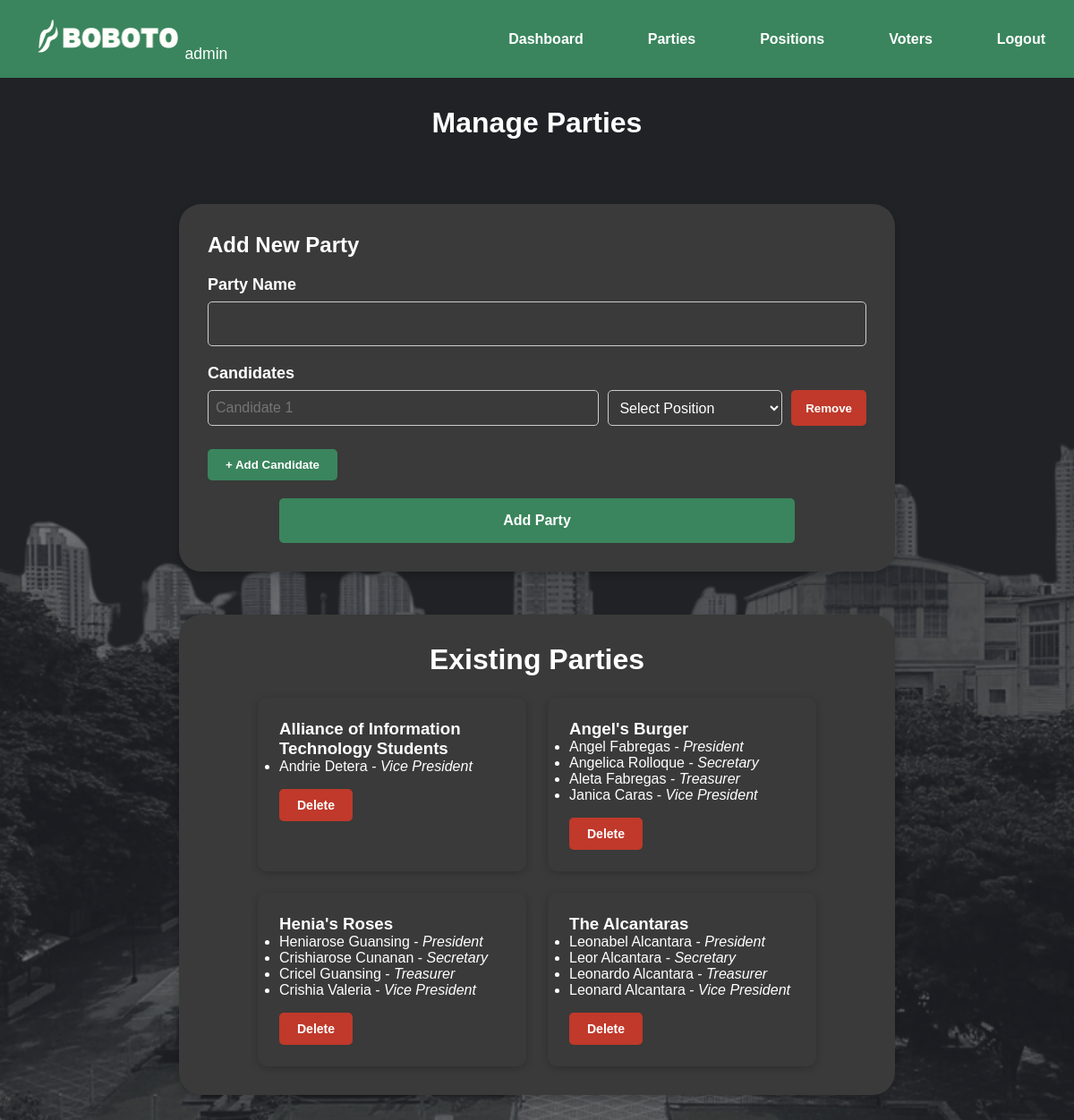
Page /admin/manage_parties.php (signed in) on the committed database.
### tables this page shows
CREATE TABLE `candidates` (
  `id` int(11) NOT NULL,
  `name` varchar(100) NOT NULL,
  `position_id` int(11) NOT NULL,
  `party_id` int(11) DEFAULT NULL
);

CREATE TABLE `elections` (
  `id` int(11) NOT NULL,
  `name` varchar(100) NOT NULL
);

CREATE TABLE `positions` (
  `id` int(11) NOT NULL,
  `name` varchar(50) NOT NULL
);

### utility/party_functions.php (called while the page is built, shortened)
<?php
require_once 'candidate_functions.php';
function get_all_parties_with_candidates() {
    global $pdo;
    $stmt = $pdo->query("
        SELECT
            p.id AS party_id,
            p.name AS party_name,
            c.id AS candidate_id,
            c.name AS candidate_name,
            pos.name AS position
        FROM elections p
        LEFT JOIN candidates c ON c.party_id = p.id
        LEFT JOIN positions pos ON c.position_id = pos.id
        ORDER BY p.name, pos.name
    ");
    $rawData = $stmt->fetchAll(PDO::FETCH_ASSOC);
    $parties = [];
    foreach ($rawData as $row) {
        $partyId = $row['party_id'];
        if (!isset($parties[$partyId])) {
            $parties[$partyId] = [
                'party_id' => $partyId,
                'party_name' => $row['party_name'],
                'candidates' => []
            ];
        }
        if (!empty($row['candidate_id'])) {
            $parties[$partyId]['candidates'][] = [
                'candidate_id' => $row['candidate_id'],
                'candidate_name' => $row['candidate_name'],
                'position' => $row['position']
            ];
        }
    }
    return array_values($parties);
}

### admin/manage_parties.php (the view, shortened to what this page needs)
<?php
    $parties = get_all_parties_with_candidates();
?>
<!DOCTYPE html>
<html lang="en">
<head>
    <link rel="stylesheet" href="../assets/css/admin.css">
    <link rel="stylesheet" href="../assets/css/main.css">
</head>
<body>
<div class="navbar">
    <div class="logo">
        <img src="../assets/bobotoIcon.png" alt="Logo" class="logo-img">
        <span class="logo-text">admin</span>
    </div>
    <ul class="nav-links">
       <li><a href="admin_dashboard.php">Dashboard</a></li>
        <li><a href="manage_parties.php">Parties</a></li>
        <li><a href="manage_positions.php">Positions</a></li>
        <li><a href="manage_voters.php">Voters</a></li>
        <li><a href="../logout.php">Logout</a></li>
    </ul>
</div>
<main class="PartyManager">
    <h1>Manage Parties</h1>
    <section class="party-form">
        <form method="POST" class="cardParty">
            <h2>Add New Party</h2>
            <div class="form-group">
                <label class="form-label">Party Name</label>
                <div class="form-row">
                    <input type="text" name="party_name" required>
                </div>
            </div>
            <div class="candidate-section">
                <label class="form-label">Candidates</label>
                <div id="candidate-container"></div>
                <button type="button" onclick="addCandidate()" class="add-candidate-btn">+ Add Candidate</button>
            </div>
            <div class="addPartyButton">
                <button type="submit" name="add_party" class="submit-btn-inline">Add Party</button>
            </div>
        </form>
    </section>
    <section class="Partycards">
        <div class="existing-parties-container">
            <div class="existing-parties-title">
                <h1>Existing Parties</h1>
            </div>
            <div class="existing-parties-list">
                <?php foreach ($parties as $party): ?>
                    <div class="card inner-party-card">
                        <h3><?= htmlspecialchars($party['party_name']) ?></h3>
                        <ul style="text-align:left;">
                            <?php foreach ($party['candidates'] as $candidate): ?>
                                <li>
                                    <?= htmlspecialchars($candidate['candidate_name']) ?> -
                                    <em><?= htmlspecialchars($candidate['position']) ?></em>
                                </li>
                            <?php endforeach; ?>
                        </ul>
                        <form method="POST" class="delete-form">
                            <button type="submit" name="delete_party" class="deletepartyButton">Delete</button>
                        </form>
                    </div>
                <?php endforeach; ?>
            </div>
        </div>
    </section>
</main>
</body>
</html>

### assets/css/admin.css (style rules this page uses)
body { font-family: Arial; margin: 0; color: white; background-color: #202226; background-image: url("../adminbg.png"); background-size: cover; background-repeat: no-repeat; background-position: center; background-attachment: fixed; overflow: auto; }
.navbar { background: #3a855d; color: white; padding: 1rem 2rem; display: flex; justify-content: space-between; align-items: center; }
.nav-links { list-style: none; display: flex; gap: 4.5rem; }
.nav-links a { color: white; text-decoration: none; font-weight: bold; }
.logo-img { height: 50px; width: 170px; }
.logo-text { font-size: 1.1rem; font-weight: 520; color: white; }
.PartyManager { display: flex; flex-direction: column; align-items: center; gap: 3rem; padding: 2rem; width: 100%; }
.party-form, .Partycards { display: flex; justify-content: center; }
.cardParty h2 { margin-top: 0; margin-bottom: 20px; font-size: 24px; color: white; }
.form-group { margin-bottom: 1.5rem; }
.form-row input[type="text"] { width: 100%; height: 50px; padding: 0 15px; border-radius: 5px; border: 1px solid #ccc; background-color: #393a39; color: white; font-size: 16px; box-sizing: border-box; }
.form-label { font-size: 18px; font-weight: bold; margin-bottom: 15px; display: block; }
.add-candidate-btn { background-color: #3a855d; color: white; padding: 10px 20px; border: none; border-radius: 5px; font-weight: bold; cursor: pointer; margin-top: 10px; }
.submit-btn-inline { height: 50px; padding: 0 250px; background-color: #3a855d; color: white; border: none; border-radius: 5px; font-weight: bold; font-size: 16px; cursor: pointer; }
.addPartyButton { display: flex; justify-content: center; margin-top: 20px; }
.cardParty { background-color: #393a39; padding: 2rem; border-radius: 25px; width: 800px; box-shadow: 0 4px 8px rgba(0, 0, 0, 0.2); }
.existing-parties-container { background-color: #393a39; padding: 2rem; border-radius: 25px; width: 800px; box-shadow: 0 4px 8px rgba(0, 0, 0, 0.2); }
.existing-parties-list { display: flex; flex-wrap: wrap; gap: 1.5rem; justify-content: center; }
.inner-party-card { width: 300px; background-color: #393a39; border-radius: 10px; padding: 1.5rem; box-shadow: 0 2px 8px rgba(0, 0, 0, 0.2); }
.deletepartyButton { background-color: #c0392b; color: white; padding: 10px 20px; border: none; border-radius: 5px; cursor: pointer; font-weight: bold; font-size: 14px; margin-top: 1rem; }
.form-group { margin-bottom: 20px; }
.form-label { display: block; margin-bottom: 8px; font-weight: bold; color: white; }
.delete-form { margin: 0; }
.PartyManager h1 { font-size: 2rem; margin-bottom: 1.5rem; display: flex; flex-direction: column; align-items: center; }

### assets/css/main.css (style rules this page uses)
* { box-sizing: border-box; margin: 0; padding: 0; }

### rows in the picture
candidates: party.name "Alliance of Information Technology Students", name "Andrie Detera", position.name "Vice President"
candidates: name "Angel Fabregas", position.name "President"
candidates: name "Angelica Rolloque", position.name "Secretary"
candidates: name "Aleta Fabregas", position.name "Treasurer"
candidates: name "Janica Caras", position.name "Vice President"
candidates: name "Heniarose Guansing", position.name "President"
candidates: name "Crishiarose Cunanan", position.name "Secretary"
candidates: name "Cricel Guansing", position.name "Treasurer"
candidates: name "Crishia Valeria", position.name "Vice President"
candidates: name "Leonabel Alcantara", position.name "President"
candidates: name "Leor Alcantara", position.name "Secretary"
candidates: name "Leonardo Alcantara", position.name "Treasurer"
candidates: name "Leonard Alcantara", position.name "Vice President"

### other values in the picture
$party['party_name'] "Angel's Burger"
$party['party_name'] "Henia's Roses"
$party['party_name'] "The Alcantaras"
